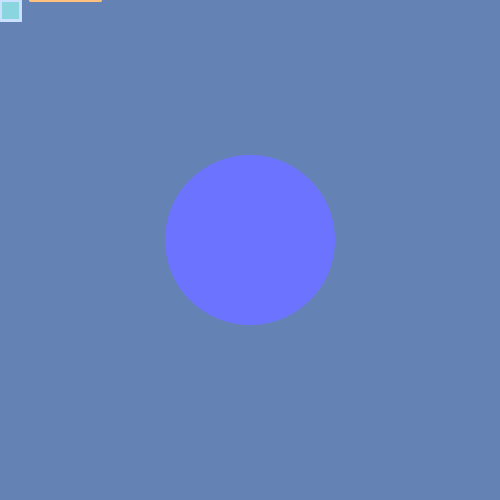
Frame 1 (no input)
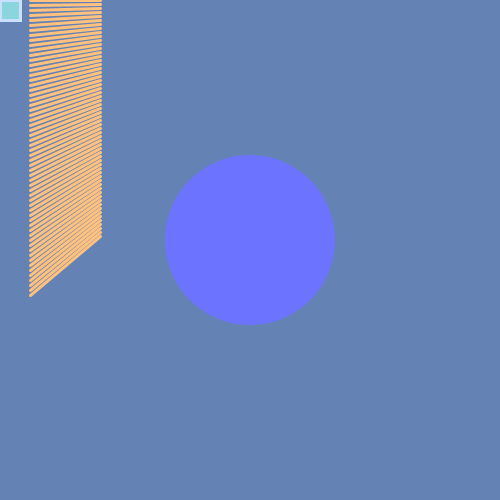
Frame 60 (the mouse pressed at the canvas centre just before this capture)
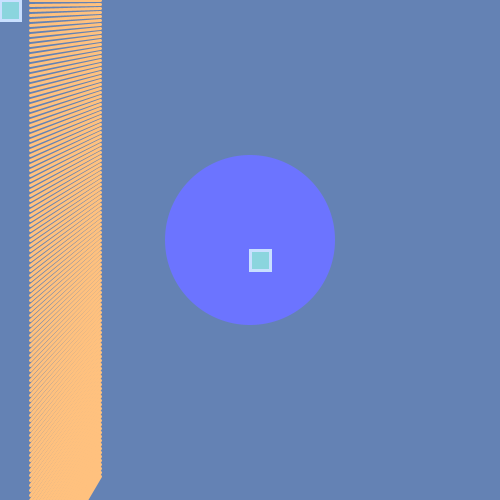
Frame 120 (the mouse held since frame 60 and released just before this capture)

The Processing sketch that drew these frames (run headless with seeded random() and noise(); from frame 60 on, the mouse is pressed at the canvas centre):

// Processing sketch: code_homework2
// ── code_homework2.pde
int c=0;
float diaW=20;
float diaH=20;
void setup() {
  size(500, 500);
  background(100, 130, 180, 20);
  noStroke();
  fill(#6C74FF);
  ellipse(250, 240, 170, 170);
}

void draw() {
  stroke(#FFC17E);
  strokeWeight(3);
  line(30, 5*c, 100, 4*c);
  c=c+1;

  fill(#8BD5DE);
  stroke(#C9E0FF);

  rect(mouseX, mouseY, diaW, diaH);
}
